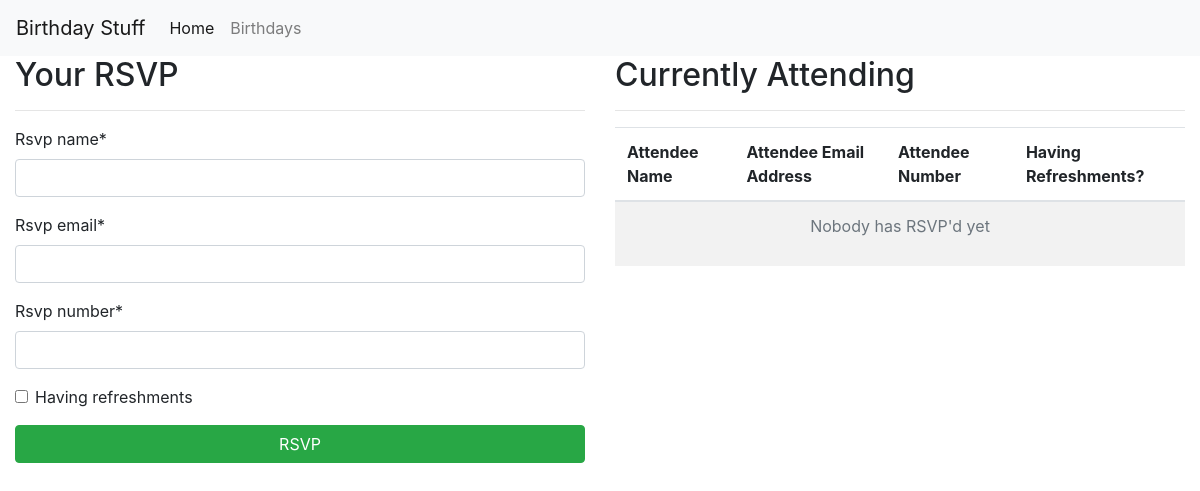
The app's page /rsvp/1, older data.
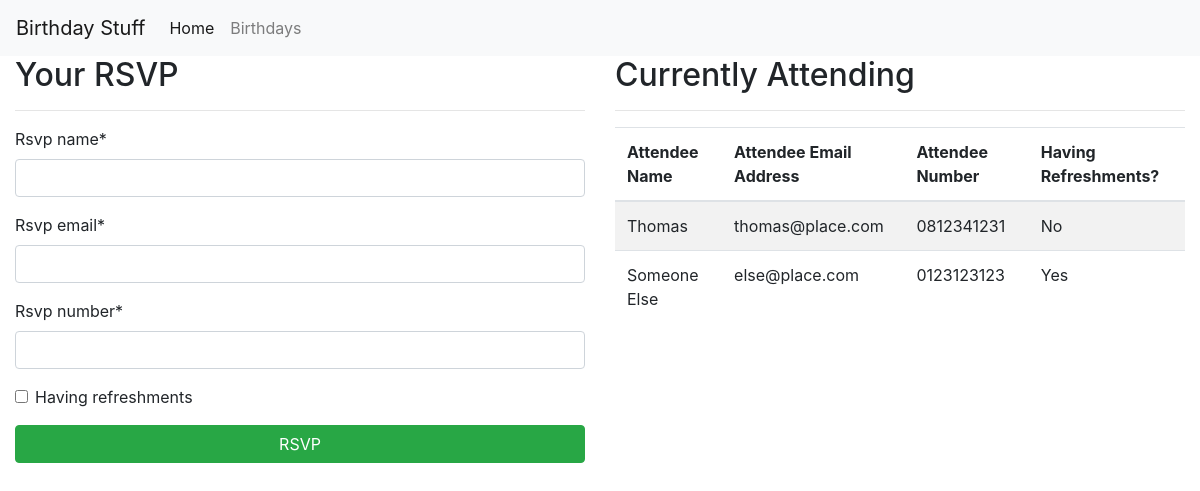
The same page, newer data.
### birthday/models.py (models this page shows, shortened)
class RSVP(models.Model):
    rsvp_name = models.CharField(max_length=255)
    rsvp_email = models.EmailField(max_length=255)
    rsvp_number = models.CharField(max_length=10)
    having_refreshments = models.BooleanField()
    celebration = models.ForeignKey(to=Birthday, on_delete=models.CASCADE)

### birthday/views.py (the view)
# urls.py: path('rsvp/<int:event_id>', views.rsvp, name='rsvp')
def rsvp(req, event_id):
    if req.method == 'POST':
        form = RSVPForm(req.POST)
        if form.is_valid():
            instance = form.save(commit=False)
            instance.celebration_id = event_id
            instance.save()
            return HttpResponseRedirect('/birthday/events')
    else:
        form = RSVPForm()
    birthday = get_object_or_404(Birthday, pk=event_id)
    rsvps = RSVP.objects.filter(celebration_id=event_id)
    return render(req, 'birthday/rsvp.html', {
        'form': form,
        'birthday': birthday,
        'rsvps': rsvps
    })

### birthday/forms.py
class RSVPForm(ModelForm):
    class Meta:
        model = RSVP
        exclude = ['celebration']

### birthday/models.py (called while the page is built)
    def __str__(self):
        return self.name

### birthday/templates/birthday/rsvp.html (shortened to what this page needs)
{% extends 'layout.html' %}
{% load crispy_forms_tags %}
{% block content %}
    <div class="container-fluid">
        <div class="row">
            <div class="col-sm-12 col-md-6">
                <h2>Your RSVP</h2>
                <hr/>
                <form action="{% url 'rsvp' birthday.id %}" method="post">
                    {{ form | crispy }}
                    <div class="form-group">
                        <button type="submit" class="btn btn-block btn-success">RSVP</button>
                    </div>
                </form>
            </div>
            <div class="col-sm-12 col-md-6">
                <h2>Currently Attending</h2>
                <hr/>
                <table class="table table-striped">
                    <thead>
                        <tr>
                            <th>Attendee Name</th>
                            <th>Attendee Email Address</th>
                            <th>Attendee Number</th>
                            <th>Having Refreshments?</th>
                        </tr>
                    </thead>
                    <tbody>
                        {% if rsvps|length > 0 %}
                        {% for a in rsvps %}
                            <tr>
                                <td>{{ a.rsvp_name }}</td>
                                <td>{{ a.rsvp_email }}</td>
                                <td>{{ a.rsvp_number }}</td>
                                <td>{{ a.having_refreshments|yesno:'Yes,No' }}</td>
                            </tr>
                        {% endfor %}
                        {% else %}
                            <tr>
                                <td colspan="4">
                                    <p class="text-center text-muted">Nobody has RSVP'd yet</p>
                                </td>
                            </tr>
                        {% endif %}
                    </tbody>
                </table>
            </div>
        </div>
    </div>
{% endblock %}

### mysite/templates/layout.html (shortened to what this page needs)
<!DOCTYPE html>
<html lang="en">
    <head>
        <link rel="stylesheet" href="https://stackpath.bootstrapcdn.com/bootstrap/4.1.3/css/bootstrap.min.css" type="text/css"/>
    </head>
    <body>
        <nav class="navbar navbar-expand-lg navbar-light bg-light">
            <a class="navbar-brand" href="/">Birthday Stuff</a>
            <div class="collapse navbar-collapse" id="navbarSupportedContent">
                <ul class="navbar-nav mr-auto">
                <li class="nav-item active">
                    <a class="nav-link" href="/">Home <span class="sr-only">(current)</span></a>
                </li>
                <li class="nav-item">
                    <a class="nav-link" href="/events">Birthdays</a>
                </li>
            </div>
        </nav>
        {% block content %}{% endblock %}
    </body>
</html>

Row changes from the older to the newer data that the page shows:
added RSVP: rsvp_name "Thomas", rsvp_email "thomas@place.com", rsvp_number "0812341231", having_refreshments "No"
added RSVP: rsvp_name "Someone Else", rsvp_email "else@place.com", rsvp_number "0123123123", having_refreshments "Yes"
Text that changed along with them:
text no longer shown: "Nobody has RSVP'd yet"
